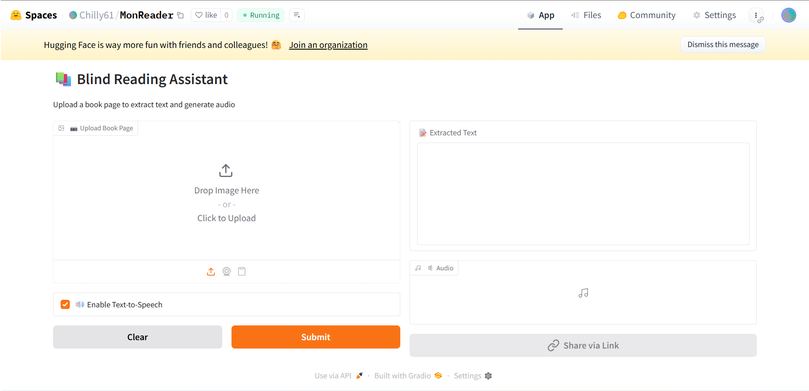
#> input picture images/1.png, 809 x 391 px, shrunk from 1922 x 930 before the run
$ python -i 04b_paddleocr_test.py   (imports and definitions only)
#> lines starting #> are read from the running program, lines starting #| are printed output that depends on the picture; after the words box and inside, x2 and y2 are one past the last pixel; in counts of white or black regions, pixels touching at a corner belong together
from paddleocr import PaddleOCR
import os
from PIL import Image
import time
import json
import cv2
import numpy as np
import re

# ==================== Configuration ====================
# Directory paths
IMAGE_DIR = 'C:\\Users\\75346\\Desktop\\Apziva Project D\\images'
LABEL_DIR = 'C:\\Users\\75346\\Desktop\\Apziva Project D\\labels'
OUTPUT_DIR = 'C:\\Users\\75346\\Desktop\\Apziva Project D\\paddleocr_results'

# Number of images to process (set to None for all)
NUM_IMAGES = 10  # Change to e.g., 10 or None for all 156 images

# PaddleOCR Parameters:
# --------------------
# use_textline_orientation: Whether to detect text line orientation
#   - True: Automatically detect and correct rotated text
#   - False: Assume horizontal text
USE_TEXTLINE_ORIENTATION = True

# lang: Language for OCR
#   - 'en': English
#   - 'ch': Chinese
#   - 'japan': Japanese
#   - 'korean': Korean
LANG = 'en'

# rec_batch_num: Batch size for recognition
#   - Higher = faster but more memory
REC_BATCH_NUM = 6

# det_db_thresh: Detection confidence threshold
#   - Range: 0-1, higher = more strict
#   - 0.3: Detect more text (higher recall)
#   - 0.6: Detect only confident text (higher precision)
DET_DB_THRESH = 0.3

# det_db_box_thresh: Bounding box threshold
#   - Range: 0-1
#   - Higher = filter out smaller text regions
DET_DB_BOX_THRESH = 0.5

# det_db_unclip_ratio: Text region expansion ratio
#   - Higher = merge nearby text regions
#   - Typical range: 1.5-2.5
DET_DB_UNCLIP_RATIO = 1.5

# rec_image_shape: Input image shape for recognition
#   - Format: "h,w" (height,width)
#   - Default: "3, 64, 256" for English
REC_IMAGE_SHAPE = "3, 64, 256"

# use_angle_cls: Whether to use angle classification
#   - True: Classify text orientation
#   - False: Skip angle classification
USE_ANGLE_CLS = False

# ==================== Preprocessing Configuration ====================
# enable_preprocessing: Whether to apply image preprocessing
#   - True: Apply grayscale, denoising, binarization
#   - False: Use original image
ENABLE_PREPROCESSING = False

# enable_deskew: Whether to correct image skew
#   - True: Detect and correct rotated text
#   - False: Use original orientation
ENABLE_DESKEW = False

# binarization_threshold: Threshold for binary conversion
#   - 0-255, lower = more text detected but more noise
BINARIZATION_THRESHOLD = 127

# ==================== Postprocessing Configuration ====================
# enable_postprocessing: Whether to apply text postprocessing
#   - True: Apply corrections to recognized text
#   - False: Use raw OCR output
ENABLE_POSTPROCESSING = False

# remove_extra_spaces: Remove multiple consecutive spaces
#   - True: Replace multiple spaces with single space
REMOVE_EXTRA_SPACES = False

# remove_duplicate_chars: Remove repeated characters (3+ -> 2)
#   - True: 'aaaa' -> 'aa'
REMOVE_DUPLICATE_CHARS = False

# common_ocr_corrections: Dictionary of common OCR error corrections
#   - Key: incorrect text, Value: correct text
COMMON_OCR_CORRECTIONS = {
    '0': 'O', '1': 'l', '5': 'S', '8': 'B',
    'rn': 'm', 'vv': 'w', '|': 'l', '¦': 'l',
    '—': '-', '–': '-', '"': '"', '"': '"',
    ''': "'", ''': "'", '``': '"', "''": '"'
}

# ==================== Preprocessing Functions ====================

def preprocess_image(img_path, enable_preprocessing=True, enable_deskew=True,
                     binarization_threshold=127):
    """
    Apply preprocessing to improve OCR accuracy.

    Args:
        img_path: Path to input image
        enable_preprocessing: Whether to apply grayscale, denoising, binarization
        enable_deskew: Whether to correct image skew
        binarization_threshold: Threshold for binarization (0-255)

    Returns:
        Preprocessed image as PIL Image
    """
#> called with img_path = 'images/1.png', enable_preprocessing = True, enable_deskew = True, binarization_threshold = 127
    # Read image with OpenCV
    img = cv2.imread(img_path)
#> img is the input picture: shape (391, 809, 3); mean B, G, R 245.7, 249, 251.1
    if img is None:
        return Image.open(img_path)

    # Convert to grayscale
    gray = cv2.cvtColor(img, cv2.COLOR_BGR2GRAY)
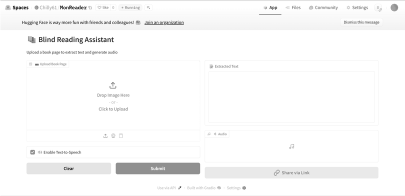
#> gray: shape (391, 809) (shown at 1/2 size); min 0, max 255, mean 249.2

    if enable_preprocessing:
        # Apply median blur for denoising (kernel size 3x3)
        denoised = cv2.medianBlur(gray, 3)

        # Apply Gaussian blur before binarization
        blurred = cv2.GaussianBlur(denoised, (5, 5), 0)

        # Apply adaptive thresholding for binarization
        # This adapts to local lighting conditions
        binary = cv2.adaptiveThreshold(
            blurred, 255,
            cv2.ADAPTIVE_THRESH_GAUSSIAN_C,
            cv2.THRESH_BINARY, 11, 2
        )
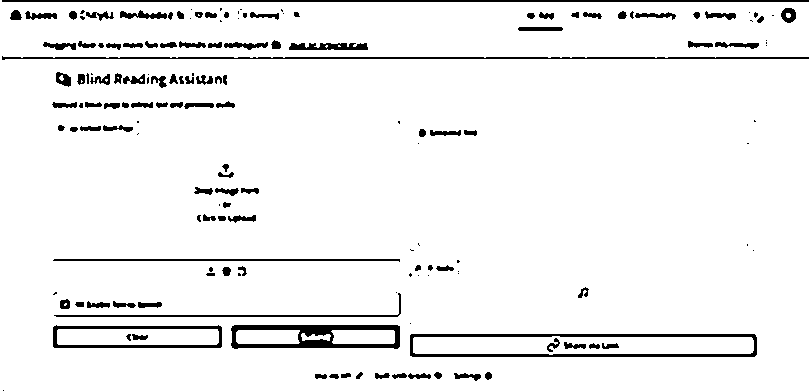
#> binary: shape (391, 809); 94.2% white; 159 black regions (47 under 20 px), largest, box (x1, y1, x2, y2) and area: (410, 334, 757, 357) 2174, (231, 325, 400, 349) 1981, (2, 0, 809, 2) 1614

        # Morphological operations to clean up
        # Close small holes in text
        kernel = np.ones((1, 1), np.uint8)
        binary = cv2.morphologyEx(binary, cv2.MORPH_CLOSE, kernel)

    else:
        binary = gray

    if enable_deskew:
        # Deskew: Detect text orientation and correct
        coords = np.column_stack(np.where(binary > 0))
#> coords = 298069 pairs, first value 0 to 390, second value 0 to 808
        if len(coords) > 0:
            angle = cv2.minAreaRect(coords)[-1]
#> angle = -90
            # Adjust angle
            if angle < -45:
                angle = -(90 + angle)
#> angle = 0
            else:
                angle = -angle

            # Only correct if angle is significant (> 0.5 degrees)
            if abs(angle) > 0.5:
                (h, w) = binary.shape[:2]
                center = (w // 2, h // 2)
                M = cv2.getRotationMatrix2D(center, angle, 1.0)
                binary = cv2.warpAffine(
                    binary, M, (w, h),
                    flags=cv2.INTER_CUBIC,
                    borderMode=cv2.BORDER_REPLICATE
                )

    # Convert back to PIL Image
    return Image.fromarray(binary)


# [35 lines left out: function postprocess_text, not called in this run]


# ==================== Main Script ====================

# [23 lines not run here, left out]
# [8 lines that did not run here, left out]
# [1 line not run here, left out]

# Get list of image files
image_files = sorted([f for f in os.listdir(IMAGE_DIR) if f.endswith('.jpg')])

# Limit number of images if specified
if NUM_IMAGES:
    image_files = image_files[:NUM_IMAGES]

# [2 lines not run here, left out]

results = []
total_time = 0

# [69 lines not run here, left out]

# Calculate statistics
avg_time = total_time / len(image_files) if image_files else 0
total_words = sum(r['num_words_detected'] for r in results)
avg_confidence = sum(r['avg_confidence'] for r in results) / len(results) if results else 0

# [10 lines not run here, left out]

# Save results to JSON
output_file = os.path.join(OUTPUT_DIR, 'paddleocr_results.json')
# [15 lines not run here, left out]

>>> result = preprocess_image('images/1.png')

$ run again, on images/india_news_p000008.jpg
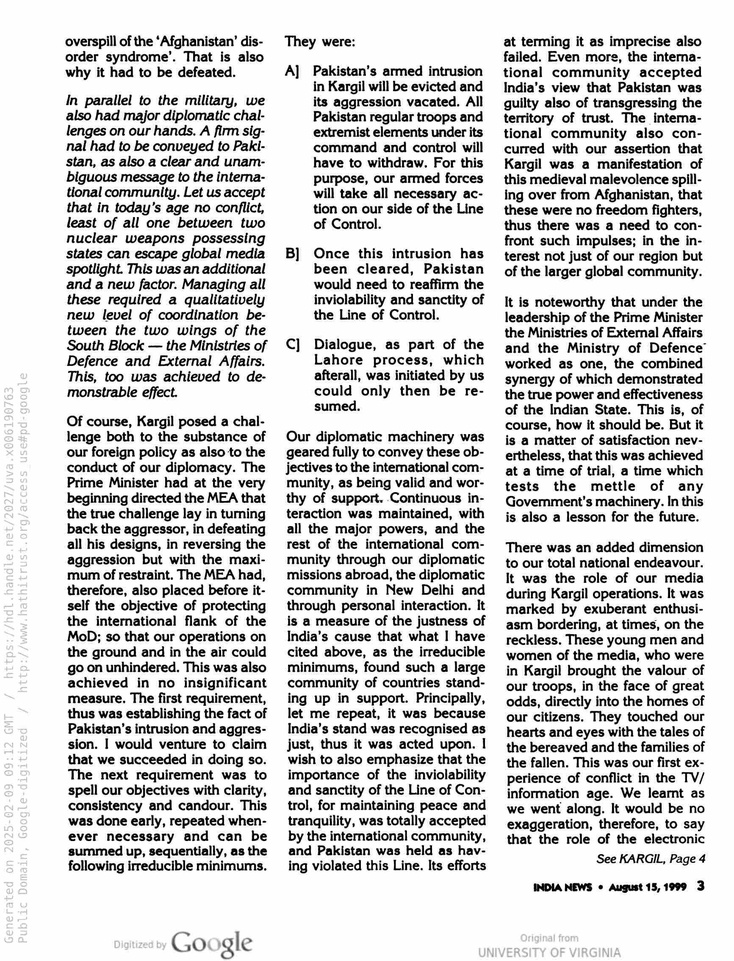
#> input picture images/india_news_p000008.jpg, 734 x 961 px, shrunk from 1733 x 2267 before the run
#> in preprocess_image, img is the input picture: shape (961, 734, 3); min 0, max 255, mean 210.2
#> in preprocess_image, `blurred = cv2.GaussianBlur(denoised, (5, 5), 0)`:
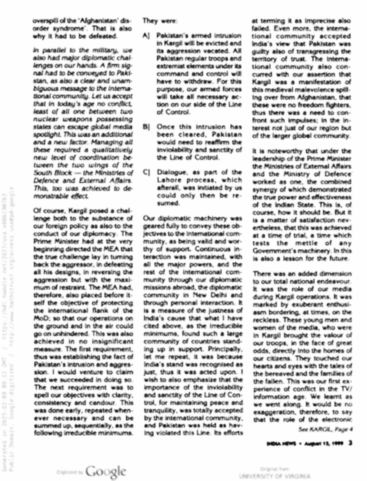
#> blurred: shape (961, 734) (shown at 1/2 size); min 11, max 255, mean 214.5
#> in preprocess_image, `binary = cv2.adaptiveThreshold( blurred, 255, cv2.ADAPTIVE_THRESH_GAUS..`:
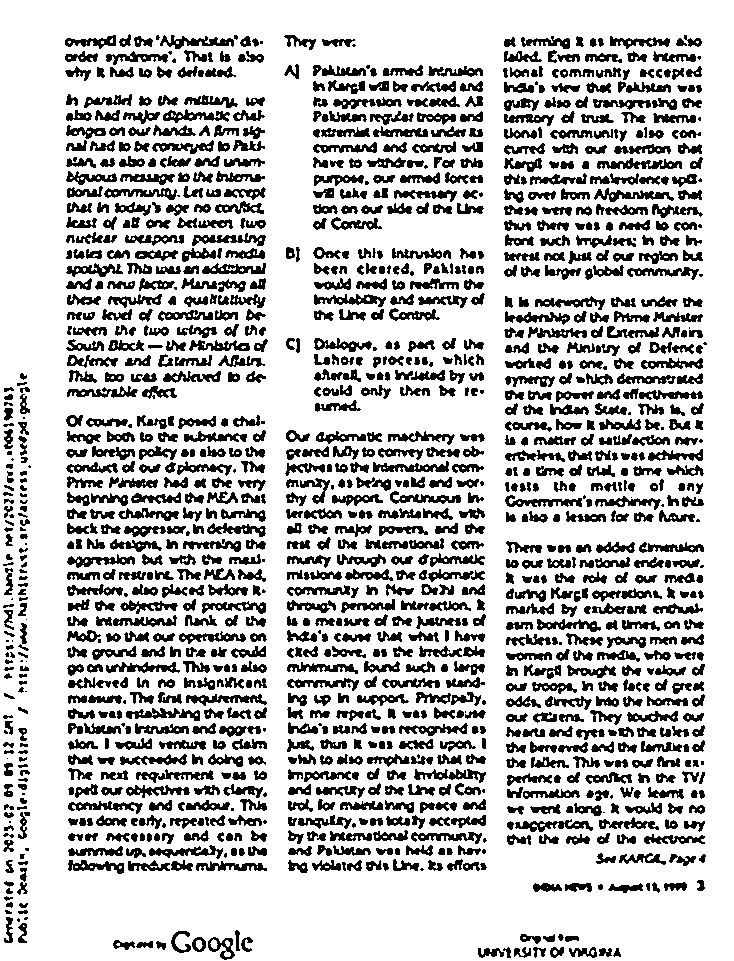
#> binary: shape (961, 734); 76.4% white; 1321 black regions (92 under 20 px), largest, box (x1, y1, x2, y2) and area: (597, 158, 682, 169) 517, (594, 188, 674, 202) 477, (160, 35, 234, 49) 470
#> coords = 538700 pairs, first value 0 to 960, second value 0 to 733
#> in preprocess_image, `angle = cv2.minAreaRect(coords)[-1]`: angle = -90
#> in preprocess_image, `angle = -(90 + angle)`: angle = 0

$ run again, on images/india_news_p000009.jpg
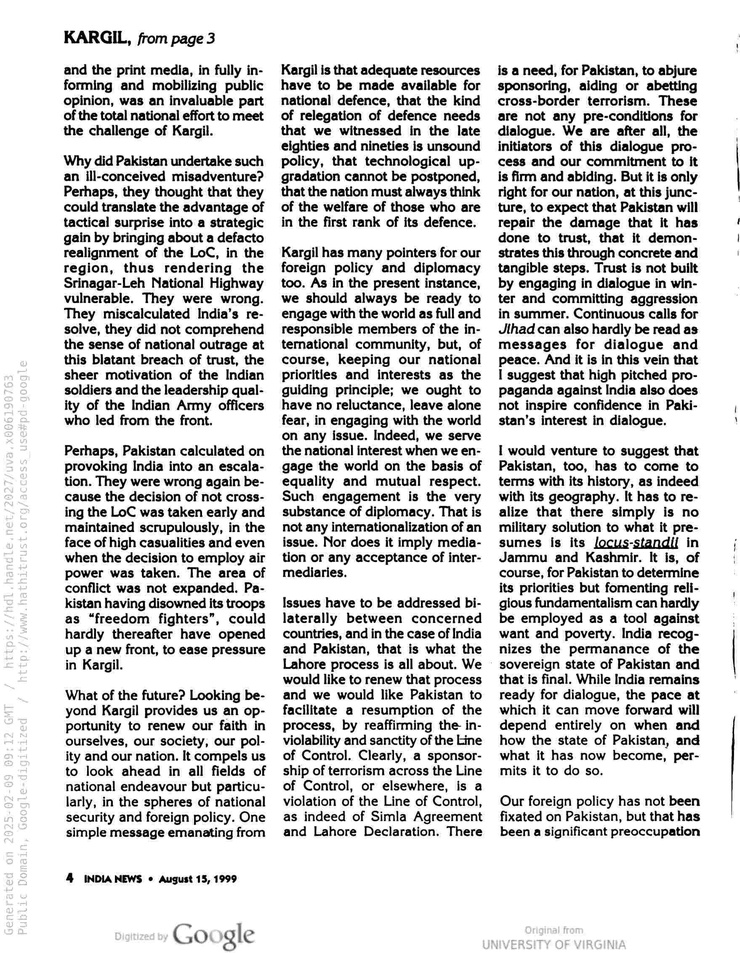
#> input picture images/india_news_p000009.jpg, 740 x 953 px, shrunk from 1758 x 2264 before the run
#> in preprocess_image, img is the input picture: shape (953, 740, 3); min 0, max 255, mean 211.6
#> in preprocess_image, `blurred = cv2.GaussianBlur(denoised, (5, 5), 0)`:
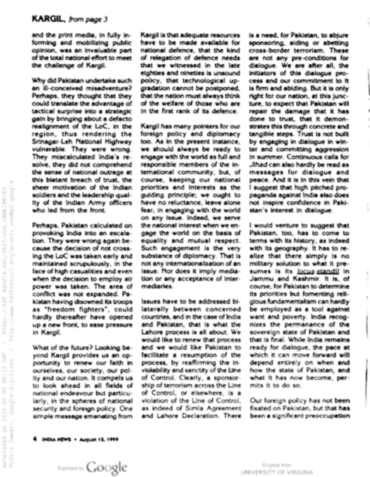
#> blurred: shape (953, 740) (shown at 1/2 size); min 10, max 255, mean 215.6
#> in preprocess_image, `binary = cv2.adaptiveThreshold( blurred, 255, cv2.ADAPTIVE_THRESH_GAUS..`:
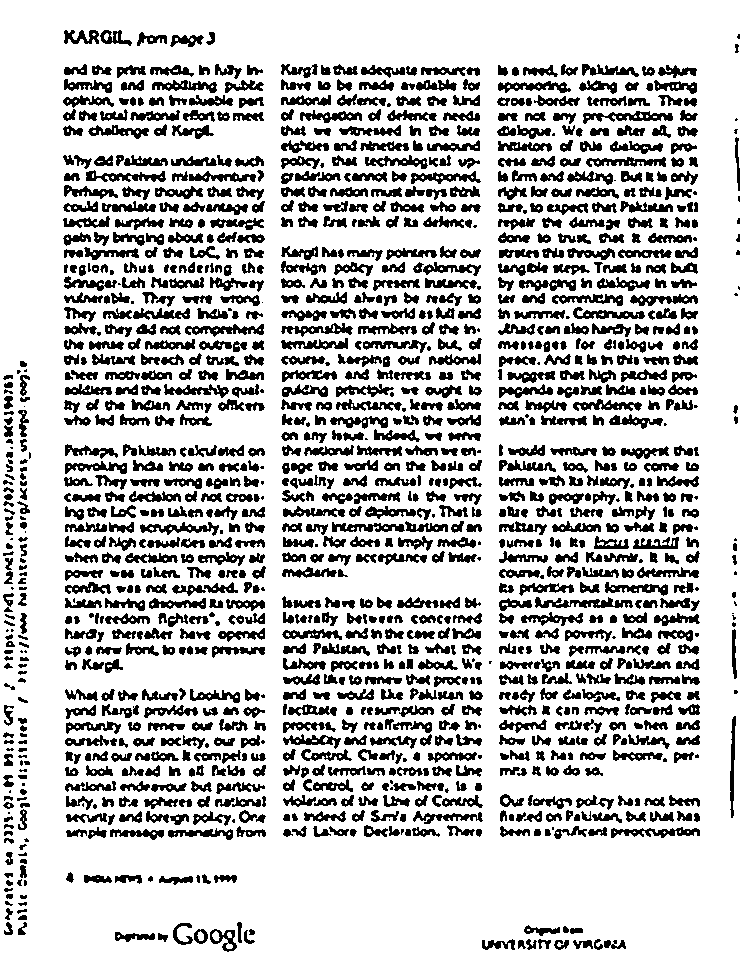
#> binary: shape (953, 740); 76.9% white; 1335 black regions (106 under 20 px), largest, box (x1, y1, x2, y2) and area: (535, 597, 633, 608) 581, (583, 111, 673, 124) 539, (185, 324, 264, 337) 493
#> coords = 542390 pairs, first value 0 to 952, second value 0 to 739
#> in preprocess_image, `angle = cv2.minAreaRect(coords)[-1]`: angle = -90
#> in preprocess_image, `angle = -(90 + angle)`: angle = 0
